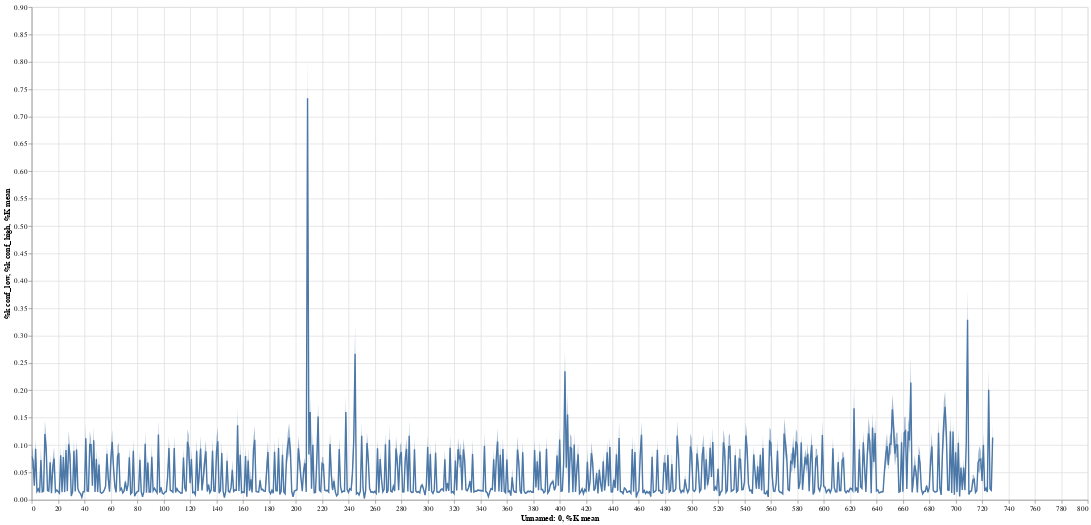

The cell this chart's notebook holds for it:
### Code cell
import altair as alt

line = alt.Chart(post_joined_pitching_cnf_df.reset_index()).mark_line().encode(
    x='Unnamed: 0',
    y='%K mean'
)

band = line.mark_area(opacity=0.5).encode(
    x='Unnamed: 0',
    x2 = '%K mean',
    y='%k conf_low',
    y2='%k conf_high',
    #color = 'Player Name',
    tooltip=['name_last', 'name_first','spin_low_conf', 'spin_high_conf', 'spin_difference_conf','spin rate mean']
).properties(
    width=1500,
    height=700
).interactive()

band + line

### Figure 1 — Vega-Lite specification as saved in the notebook (floating-point values rounded to 4 significant figures; data arrays with more than 128 entries replaced by an {"elided": "..."} marker saying what was removed)
{"config": {"view": {"continuousWidth": 400, "continuousHeight": 300}}, "layer": [{"mark": {"type": "area", "opacity": 0.5}, "encoding": {"tooltip": [{"type": "nominal", "field": "name_last"}, {"type": "nominal", "field": "name_first"}, {"type": "quantitative", "field": "spin_low_conf"}, {"type": "quantitative", "field": "spin_high_conf"}, {"type": "quantitative", "field": "spin_difference_conf"}, {"type": "quantitative", "field": "spin rate mean"}], "x": {"type": "quantitative", "field": "Unnamed: 0"}, "x2": {"field": "%K mean"}, "y": {"type": "quantitative", "field": "%k conf_low"}, "y2": {"field": "%k conf_high"}}, "height": 700, "selection": {"selector042": {"type": "interval", "bind": "scales", "encodings": ["x", "y"]}}, "width": 1500}, {"mark": "line", "encoding": {"x": {"type": "quantitative", "field": "Unnamed: 0"}, "y": {"type": "quantitative", "field": "%K mean"}}}], "data": {"name": "data-42a4cc8577e6c9cb55108f7f0b414daa"}, "$schema": "https://vega.github.io/schema/vega-lite/v4.8.1.json", "datasets": {"data-42a4cc8577e6c9cb55108f7f0b414daa": {"elided": "729 records"}}}
